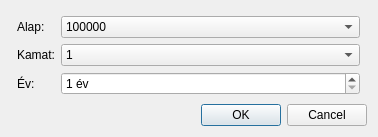
<?xml version="1.0" encoding="UTF-8"?>
<ui version="4.0">
 <class>BankDialog</class>
 <widget class="QDialog" name="BankDialog">
  <property name="geometry">
   <rect>
    <x>0</x>
    <y>0</y>
    <width>378</width>
    <height>137</height>
   </rect>
  </property>
  <property name="windowTitle">
   <string>Dialog</string>
  </property>
  <layout class="QHBoxLayout" name="horizontalLayout">
   <item>
    <layout class="QVBoxLayout" name="verticalLayout">
     <item>
      <layout class="QFormLayout" name="formLayout">
       <property name="leftMargin">
        <number>6</number>
       </property>
       <property name="topMargin">
        <number>5</number>
       </property>
       <property name="rightMargin">
        <number>7</number>
       </property>
       <item row="0" column="0">
        <widget class="QLabel" name="label">
         <property name="text">
          <string>Alap:</string>
         </property>
        </widget>
       </item>
       <item row="1" column="0">
        <widget class="QLabel" name="label_2">
         <property name="text">
          <string>Kamat:</string>
         </property>
        </widget>
       </item>
       <item row="2" column="0">
        <widget class="QLabel" name="label_3">
         <property name="text">
          <string>Év:</string>
         </property>
        </widget>
       </item>
       <item row="0" column="1">
        <widget class="QComboBox" name="comboBox">
         <item>
          <property name="text">
           <string>100000</string>
          </property>
         </item>
         <item>
          <property name="text">
           <string>200000</string>
          </property>
         </item>
         <item>
          <property name="text">
           <string>300000</string>
          </property>
         </item>
        </widget>
       </item>
       <item row="1" column="1">
        <widget class="QComboBox" name="comboBox_2">
         <item>
          <property name="text">
           <string>1</string>
          </property>
         </item>
         <item>
          <property name="text">
           <string>2</string>
          </property>
         </item>
         <item>
          <property name="text">
           <string>3</string>
          </property>
         </item>
         <item>
          <property name="text">
           <string>4</string>
          </property>
         </item>
        </widget>
       </item>
       <item row="2" column="1">
        <widget class="QSpinBox" name="spinBox">
         <property name="suffix">
          <string> év</string>
         </property>
         <property name="minimum">
          <number>1</number>
         </property>
         <property name="maximum">
          <number>10</number>
         </property>
        </widget>
       </item>
      </layout>
     </item>
     <item>
      <widget class="QDialogButtonBox" name="buttonBox">
       <property name="orientation">
        <enum>Qt::Horizontal</enum>
       </property>
       <property name="standardButtons">
        <set>QDialogButtonBox::Cancel|QDialogButtonBox::Ok</set>
       </property>
      </widget>
     </item>
    </layout>
   </item>
  </layout>
 </widget>
 <resources/>
 <connections>
  <connection>
   <sender>buttonBox</sender>
   <signal>accepted()</signal>
   <receiver>BankDialog</receiver>
   <slot>accept()</slot>
   <hints>
    <hint type="sourcelabel">
     <x>248</x>
     <y>254</y>
    </hint>
    <hint type="destinationlabel">
     <x>157</x>
     <y>274</y>
    </hint>
   </hints>
  </connection>
  <connection>
   <sender>buttonBox</sender>
   <signal>rejected()</signal>
   <receiver>BankDialog</receiver>
   <slot>reject()</slot>
   <hints>
    <hint type="sourcelabel">
     <x>316</x>
     <y>260</y>
    </hint>
    <hint type="destinationlabel">
     <x>286</x>
     <y>274</y>
    </hint>
   </hints>
  </connection>
 </connections>
</ui>
